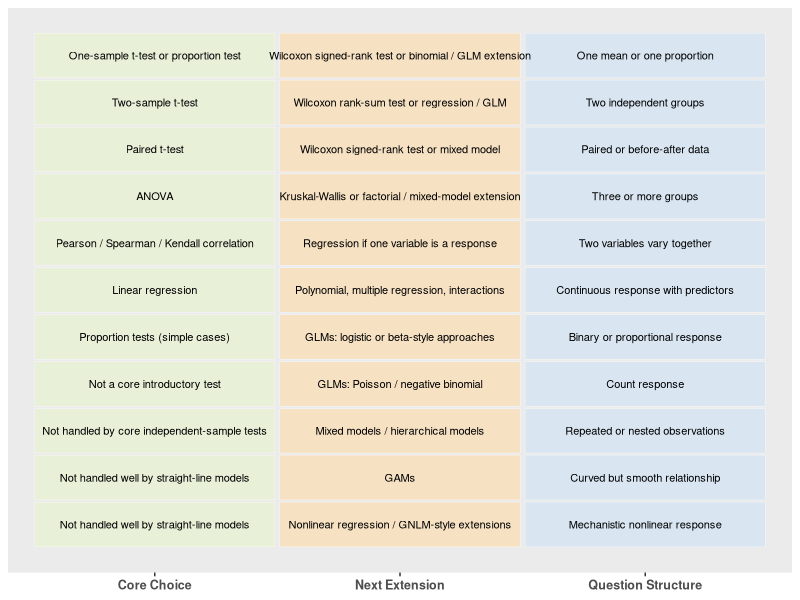

Write the R code that produced this figure.
## ---- chunk 1
knitr::opts_chunk$set(
  comment = "R>",
  warning = FALSE,
  message = FALSE,
  fig.asp = NULL,
  fig.align = "center",
  fig.retina = 2,
  dpi = 300
)

ggplot2::theme_set(
  ggplot2::theme_grey(base_size = 8)
)
## ---- chunk 2
library(tidyverse)
## ---- chunk 3
#| echo: false
#| fig-cap: "A compact decision grid linking common biological question types to the core method and the next extension when the problem becomes more complex."
#| fig-width: 9
#| fig-height: 5.5

decision_grid <- tribble(
  ~question, ~core_method, ~next_extension,
  "One mean or one proportion", "One-sample t-test or proportion test", "Wilcoxon signed-rank test or binomial / GLM extension",
  "Two independent groups", "Two-sample t-test", "Wilcoxon rank-sum test or regression / GLM",
  "Paired or before-after data", "Paired t-test", "Wilcoxon signed-rank test or mixed model",
  "Three or more groups", "ANOVA", "Kruskal-Wallis or factorial / mixed-model extension",
  "Two variables vary together", "Pearson / Spearman / Kendall correlation", "Regression if one variable is a response",
  "Continuous response with predictors", "Linear regression", "Polynomial, multiple regression, interactions",
  "Binary or proportional response", "Proportion tests (simple cases)", "GLMs: logistic or beta-style approaches",
  "Count response", "Not a core introductory test", "GLMs: Poisson / negative binomial",
  "Repeated or nested observations", "Not handled by core independent-sample tests", "Mixed models / hierarchical models",
  "Curved but smooth relationship", "Not handled well by straight-line models", "GAMs",
  "Mechanistic nonlinear response", "Not handled well by straight-line models", "Nonlinear regression / GNLM-style extensions"
) |>
  mutate(row = rev(row_number()))

tile_cols <- c(
  question = "#D9E6F2",
  core_method = "#E8F0D8",
  next_extension = "#F6E1C3"
)

bind_rows(
  decision_grid |> transmute(column = "Question Structure", row, text = question, fill = tile_cols["question"]),
  decision_grid |> transmute(column = "Core Choice", row, text = core_method, fill = tile_cols["core_method"]),
  decision_grid |> transmute(column = "Next Extension", row, text = next_extension, fill = tile_cols["next_extension"])
) |>
  ggplot(aes(x = column, y = row)) +
  geom_tile(aes(fill = fill), colour = "white", width = 0.98, height = 0.95) +
  geom_text(aes(label = text), size = 2.8, lineheight = 0.95) +
  scale_fill_identity() +
  scale_y_continuous(NULL, breaks = NULL) +
  labs(x = NULL) +
  theme_grey() +
  theme(
    axis.text.x = element_text(size = 9, face = "bold"),
    panel.grid = element_blank()
  )
